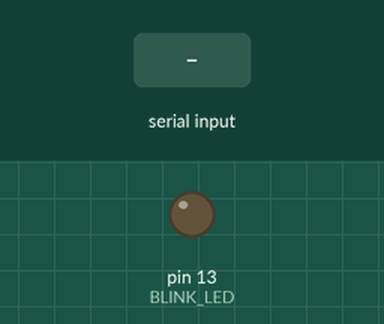
The sketch below on a simulated Arduino Uno, built with avr-gcc and run on an emulated ATmega328P. Parts: output pins drawn as LEDs (lit = HIGH). Dashed ring = blinking. Inputs (shaded band) come from the test bench. What the sketch prints to the serial monitor is not drawn.

Above: at 1.2 s.
1.3 s: "p\n" received over Serial
At 1.3 s:
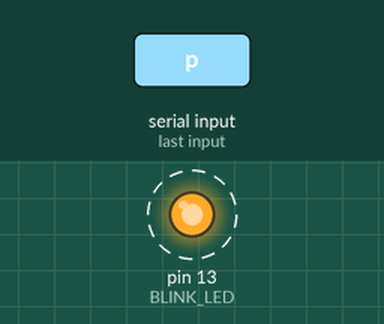
Timing chart, 0 to 9.3 s (numbered marks = the images above; inputs shaded):
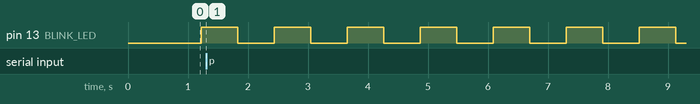

Measured:
- by itself, pin 13 (BLINK_LED): alternates HIGH for 0.61 s and LOW for 0.61 s

The sketch:

accordInterfaceTester.ino
```cpp
//#include <SPI.h>

boolean enabled_analog=false;
boolean enabled_digital=false;
boolean enabled_uart=false;
boolean enabled_spi=true;

// general
#define BLINK_LED 13
#define BLINK_INTERVAL 500
boolean blink_state=false;

// volcar dato hexadecimal por puerto USB
void SerialPrintHex(unsigned char c) {
  if (c<=0x0F) Serial.print(0);
  Serial.print(c, HEX);
}

// setup
void setup() {

  // USB serial speed
  Serial.begin(115200);
  Serial.print("OK\n");

  // pin de parpadeo
  pinMode(BLINK_LED, OUTPUT);

}

// main loop
void loop() {

  // parpadear para indicar funcionamiento OK
  static unsigned long millis_blink;
  if (millis()-millis_blink > BLINK_INTERVAL) {
    millis_blink=millis();
    //blink_state=!blink_state;
    blink_state^=true;
    digitalWrite(BLINK_LED, (blink_state?LOW:HIGH));
  }

  // process UART packets
  Serial.print("UART");
  Serial.print(" ");

  //(10)(02)(15)0(01)(00)(00)"(0B)(01)(01)(FF)(91)`@(02)MAXIMAFM(10)(03)H]
  SerialPrintHex(0x10);
  Serial.print("10021548010000");
  SerialPrintHex('"');
  Serial.print("0B0101FF91");
  SerialPrintHex('`');
  SerialPrintHex('@');
  Serial.print("02");
  SerialPrintHex('M');
  SerialPrintHex('A');
  SerialPrintHex('X');
  SerialPrintHex('I');
  SerialPrintHex('M');
  SerialPrintHex('A');
  SerialPrintHex('F');
  SerialPrintHex('M');
  SerialPrintHex(0x10);
  SerialPrintHex(0x03);
  SerialPrintHex('H');
  SerialPrintHex(']');
  Serial.print("\n");

  // comandos
  while (Serial.available()) {
    boolean enabled=false;
    switch (Serial.read()) {
    case 'p': Serial.print("PONG\n"); break; // ping
    case '0': digitalWrite(Serial.read(), HIGH); break;
    case '1': digitalWrite(Serial.read(), LOW);  break;
    case '2': digitalWrite(Serial.read(), Serial.read()*256+Serial.read()); break;
    case '+': enabled=true;
    case '-':
      switch (Serial.read()) {
      case 'a': enabled_analog=enabled;  Serial.print(enabled?"+":"-"); Serial.print("ANALOG\n");  break;
      case 'd': enabled_digital=enabled; Serial.print(enabled?"+":"-"); Serial.print("DIGITAL\n"); break;
      case 'u': enabled_uart=enabled;    Serial.print(enabled?"+":"-"); Serial.print("UART\n");    break;
      case 's': enabled_spi=enabled;     Serial.print(enabled?"+":"-"); Serial.print("SPI\n");     break;
      default: break;
      }
      break;
    //case 's': Sound(20*serialbyte(),serialbyte(),piezoPin); break;
    //case 't': setTime(serialbyte(),serialbyte(),serialbyte(),serialbyte(),serialbyte(),1970+serialbyte()); break;
    }
  }

  delay(150); // por detenerse algo ;)

}
```
